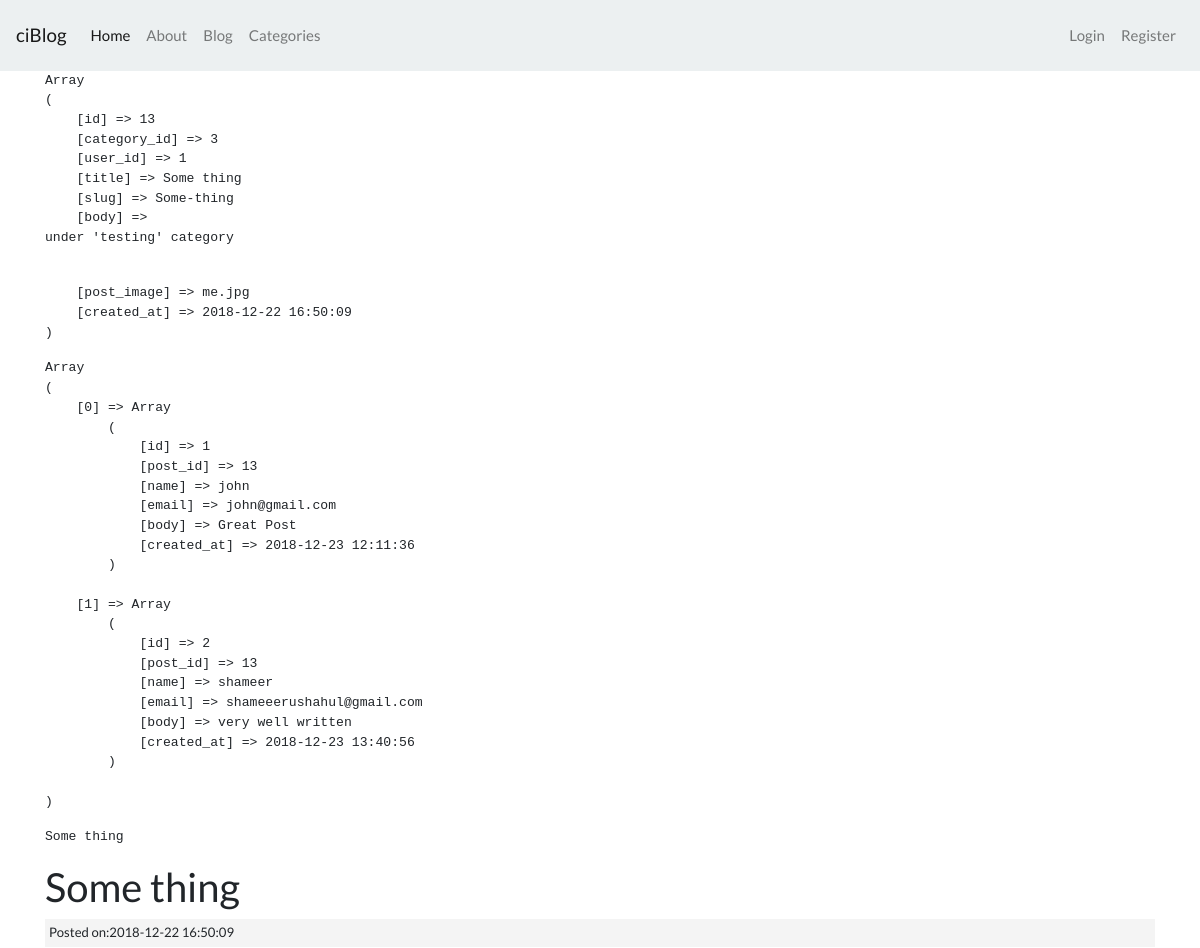
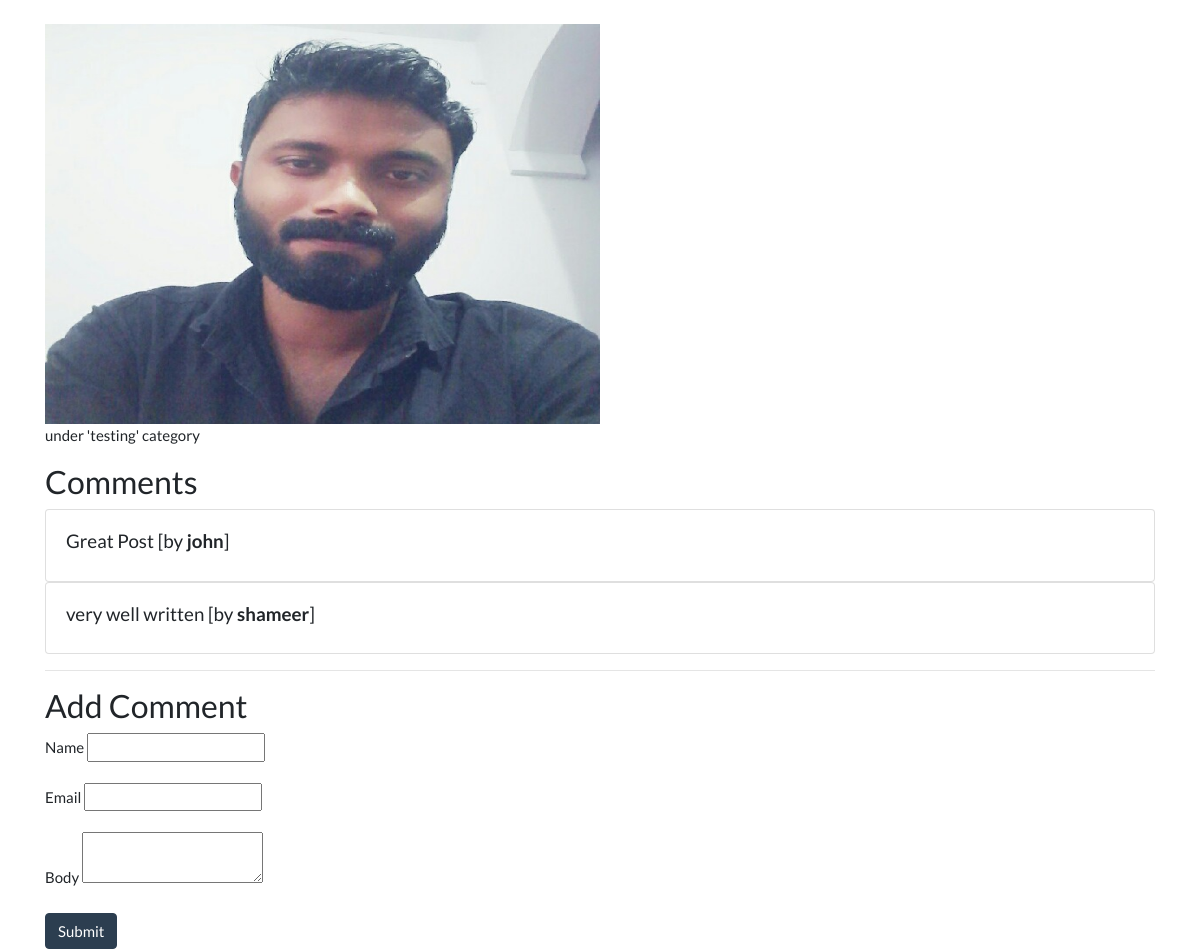
Page /posts/Some-thing on the committed database (2 pictures, top to bottom).
### tables this page shows
CREATE TABLE `posts` (
  `id` int(11) NOT NULL,
  `category_id` int(11) NOT NULL,
  `user_id` int(11) NOT NULL,
  `title` varchar(255) NOT NULL,
  `slug` varchar(255) NOT NULL,
  `body` text NOT NULL,
  `post_image` varchar(255) NOT NULL,
  `created_at` timestamp NOT NULL DEFAULT CURRENT_TIMESTAMP
);

CREATE TABLE `comments` (
  `id` int(11) NOT NULL,
  `post_id` int(11) NOT NULL,
  `name` varchar(255) NOT NULL,
  `email` varchar(255) NOT NULL,
  `body` text NOT NULL,
  `created_at` timestamp NOT NULL DEFAULT CURRENT_TIMESTAMP
);

### application/controllers/Posts.php (called while the page is built, shortened)
<?php
 class Posts extends CI_Controller{
    public function view($slug = NULL){
        $data['post'] = $this->post_model->get_posts($slug);
        $post_id = $data['post']['id'];
        $data['comments'] = $this->comment_model->get_comments($post_id);
        $data['title'] = $data['post']['title'];
        $this->load->view('templates/header');
        $this->load->view('posts/view', $data);
        $this->load->view('templates/footer');
    }
 }

### index.php (called while the page is built, shortened)
<?php
require_once BASEPATH.'core/CodeIgniter.php';

### application/models/Post_model.php (called while the page is built, shortened)
<?php
    class Post_model extends CI_Model{
        public function get_posts($slug = FALSE, $limit= FALSE, $offset = FALSE){
            $query = $this->db->get_where('posts', array('slug' => $slug));
            return $query->row_array();
        }
    }

### application/models/Comment_model.php (called while the page is built, shortened)
<?php
      class Comment_model extends CI_Model{
          public function get_comments($post_id){
              $query = $this->db->get_where('comments', array('post_id'=>$post_id));
               return $query->result_array();
            }
      }

### application/views/posts/view.php (the view, shortened to what this page needs)
<?php
function pre_r($array){
    echo '<pre>';
    print_r($array);
    echo '</pre>';
   }
   pre_r($post);
?>
<h2><?php echo $post['title']; ?></h2>
<small class="post-date">Posted on:<?php echo $post['created_at']; ?></small><br>
<img  src="<?php echo site_url(); ?>assets/images/posts/<?php
             echo $post['post_image']  ?>" style="width:50%; height:400px;">
<div class="post-body">
     <?php echo $post['body']; ?>
</div>
<h3>Comments</h3>
<?php if($comments) : ?>
    <?php foreach($comments as $comment) : ?>
        <div class="card card-body">
               <h5><?php echo $comment['body']; ?>
               [by <strong><?php echo $comment['name']; ?></strong>]</h5>
        </div>
    <?php endforeach; ?>
<?php else : ?>
    <p>No Comments To Display</p>
<?php endif; ?>
<hr>
<h3>Add Comment</h3>
<?php echo form_open('comments/create/'.$post['id']); ?>
    <div class="form-group">
         <label>Name</label>
         <input type="text" name="name" class="form-controle">
    </div>
    <div class="form-group">
         <label>Email</label>
         <input type="text" name="email" class="form-controle">
    </div>
    <div class="form-group">
         <label>Body</label>
         <textarea type="text" name="body" class="form-controle"></textarea>
    </div>
    <button class="btn btn-primary" type="submit">Submit</button>
</form>

### assets/css/style.css (style rules this page uses)
.post-date { background:#f4f4f4; padding:4px; margin:3px 0; display:block; }

### rows in the picture
posts: title "Some thing", created_at "2018-12-22 16:50:09", post_image (picture), body "under 'testing' category"
comments: body "Great Post", name "john"
comments: body "very well written", name "shameer"
